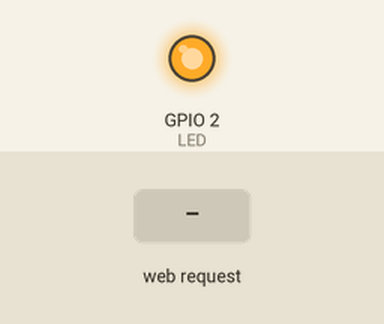
Bench run of a sketch on a simulated ESP8266 (NodeMCU). Shown: output pins drawn as LEDs (lit = HIGH). The test bench sets the inputs (shaded band). WiFi joins after 1.5 s; servers stay silent unless stated; what the sketch prints to the serial monitor is not drawn.

Above: at 2.7 s.
2.8 s: HTTP request GET /ledOn received
At 3.2 s:
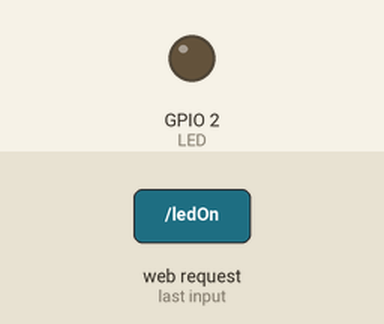
5.8 s: HTTP request GET /ledOff received
At 6.7 s:
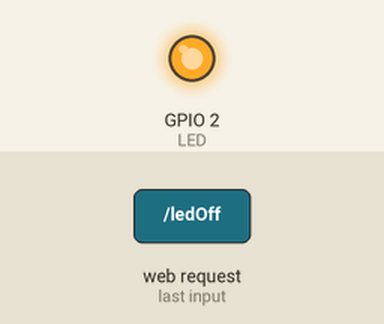
Timing chart, 0 to 8.8 s (numbered marks = the images above; inputs shaded):
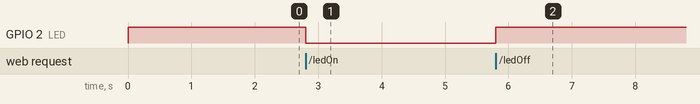

Measured:
- after the input at 2.8 s, GPIO 2 (LED): HIGH → LOW at once
- after the input at 5.8 s, GPIO 2 (LED): LOW → HIGH at once

The sketch:

IoT_Light.ino
```cpp
#include <ESP8266WiFi.h>
#include <WiFiClient.h>

//ESP Web Server Library to host a web page
#include <ESP8266WebServer.h>

//---------------------------------------------------------------
//HTML webpage
const char MAIN_page[] PROGMEM = R"=====(
<!DOCTYPE html>
<html>
<body>
<center>
<h1>IoT Light</h1><br>
Click to turn <a href="ledOn">LED ON</a><br>
Click to turn <a href="ledOff">LED OFF</a><br>
<hr>
</center>

</body>
</html>
)=====";
//---------------------------------------------------------------
//On board LED Connected to GPIO2
#define LED 2

//SSID and Password of your WiFi router
const char* ssid = "WiFi Name";
const char* password = "WiFi Password";

//Declare a global object variable from the ESP8266WebServer class
ESP8266WebServer server(80); //Server on port 80

//===============================================================
// This routine is executed when you open its IP in browser
//===============================================================
void handleRoot() {
 Serial.println("You called root page");
 String s = MAIN_page; //Read HTML contents
 server.send(200, "text/html", s); //Send web page
}

void handleLEDon() {
 Serial.println("LED on page");
 digitalWrite(LED,LOW); //LED is connected in reverse
 server.send(200, "text/html", "LED is ON"); //Send ADC value only to client ajax request
}

void handleLEDoff() {
 Serial.println("LED off page");
 digitalWrite(LED,HIGH); //LED off
 server.send(200, "text/html", "LED is OFF"); //Send ADC value only to client ajax request
}
//==============================================================
//                  SETUP
//==============================================================
void setup(void){
  Serial.begin(57600);

  WiFi.begin(ssid, password);     //Connect to your WiFi router
  Serial.println("");

  //Onboard LED port Direction output
  pinMode(LED,OUTPUT);
  //Power on LED state off
  digitalWrite(LED,HIGH);

  // Wait for connection
  while (WiFi.status() != WL_CONNECTED) {
    delay(500);
    Serial.print(".");
  }

  //If connection successful serial monitor will show IP address
  Serial.println("");
  Serial.print("Connected to ");
  Serial.println(ssid);
  Serial.print("IP address: ");
  Serial.println(WiFi.localIP());  //IP address assigned to your ESP

  server.on("/", handleRoot);      //Which routine to handle at root location. This is display page
  server.on("/ledOn", handleLEDon); //as Per  <a href="ledOn">, Subroutine to be called
  server.on("/ledOff", handleLEDoff);

  server.begin();                  //Start server
  Serial.println("HTTP server started");
}
//==============================================================
//                     LOOP
//==============================================================
void loop(void){
  server.handleClient();          //Handle client requests
}
```
